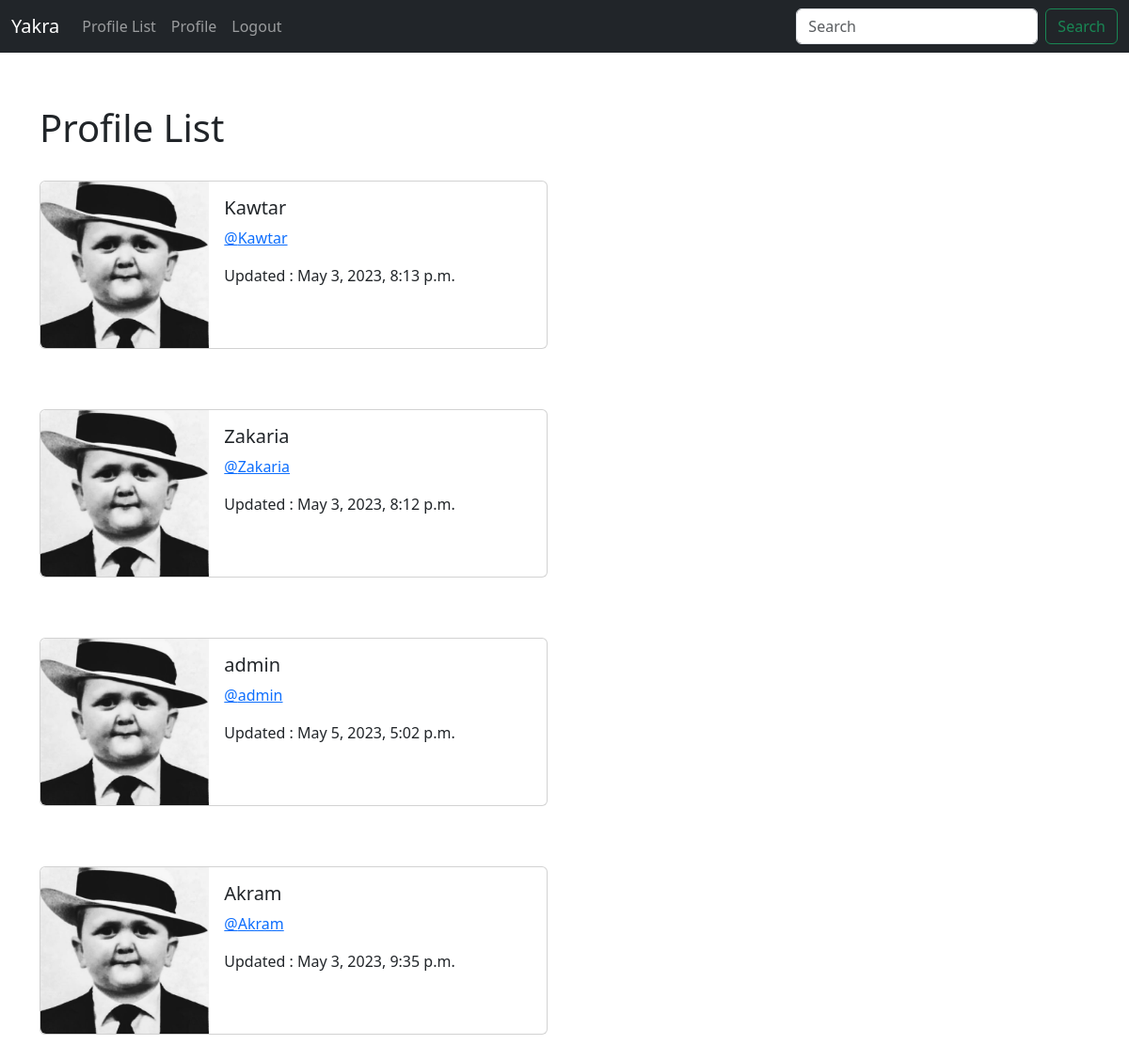
Page /profile_list/ (signed in) on the earlier database version.
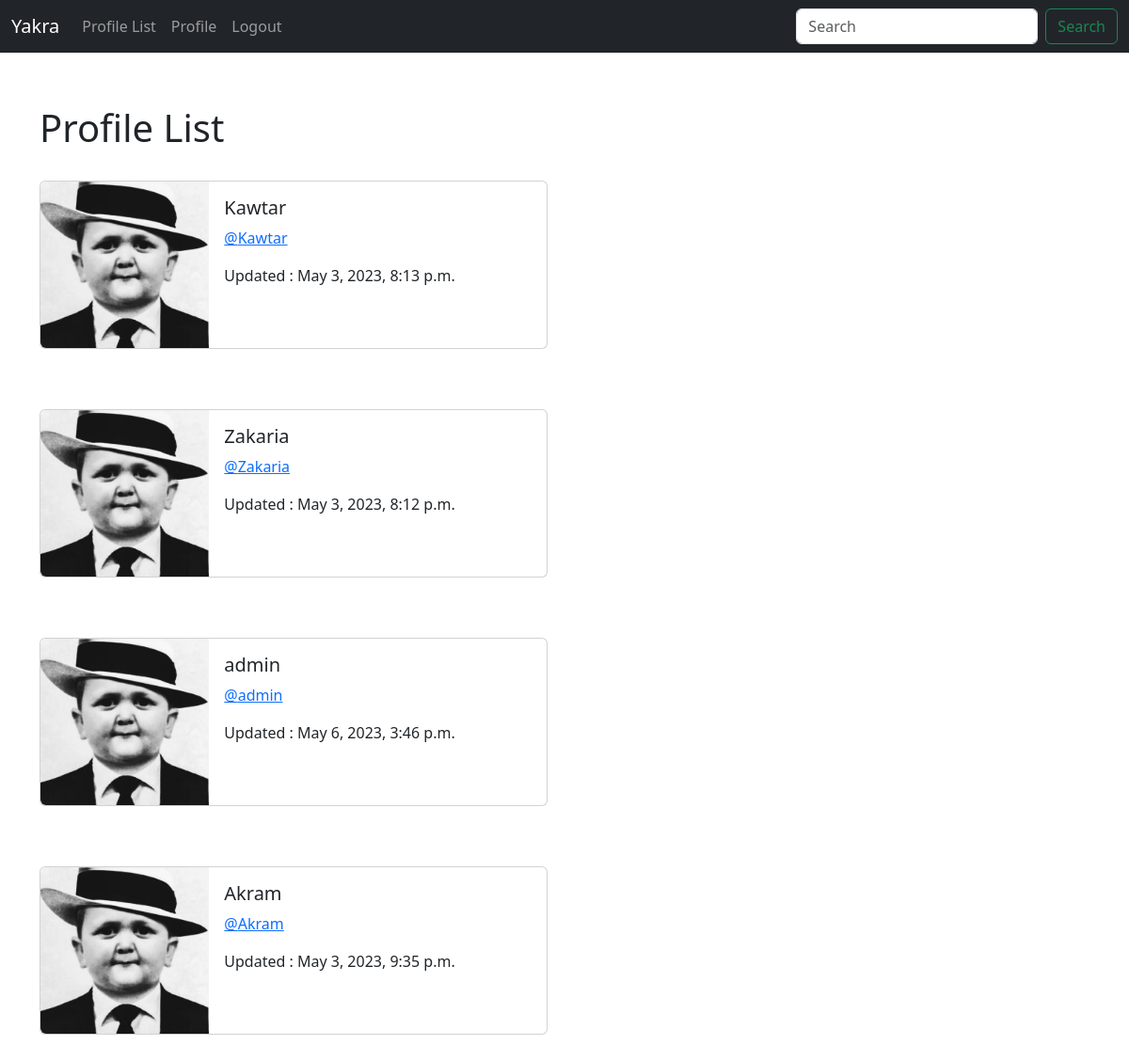
Same page on the later database version.
### Yakra/models.py (models this page shows, shortened)
class Profile(models.Model):
    user = models.OneToOneField(User,on_delete=models.CASCADE)
    follows = models.ManyToManyField("self",
         related_name="followed_by",
         symmetrical=False, #not neccessary to follow each other
         blank=True) #don't have to follow anyone
    date_modified = models.DateTimeField(User, auto_now=True) #give use the most stuff and date time field

### Yakra/views.py (the view)
# urls.py: path('profile_list/', views.profile_list,name='profile_list'),
def profile_list(request):
    if request.user.is_authenticated:
        profiles = Profile.objects.exclude(user=request.user)
        return render(request,'profile_list.html',{"profiles":profiles})
    else:
        messages.success(request,("You Must Be logged In to Enter this Page"))
        return redirect('home')

### Yakra/templates/profile_list.html
{%extends 'base.html'%}
{% load static%}
{%block content %}
<h1>Profile List</h1>
<br/>
{%if profiles %}
{%for profile in profiles %}
<div class="card mb-3" style="max-width: 540px;">
    <div class="row g-0">
      <div class="col-md-4">
        <img src="{%static 'images/hasbu1.jpg'%}" class="img-fluid rounded-start" alt="Porfile image">
      </div>
      <div class="col-md-8">
        <div class="card-body">
          <h5 class="card-title">{{profile.user.username}}</h5>
          <p class="card-text"> <a href="{%url 'profile' profile.user.id%}">@{{profile.user.username}}</a></p>Updated : {{ profile.date_modified }}</small></p>
        </div>
      </div>
    </div>
  </div>
  <br/><br/>
{%endfor%}
{% endif %}
{% endblock%}

Differences in the rows shown:
changed Profile "admin": date_modified "May 5, 2023, 5:02 p.m." → "May 6, 2023, 3:46 p.m."
